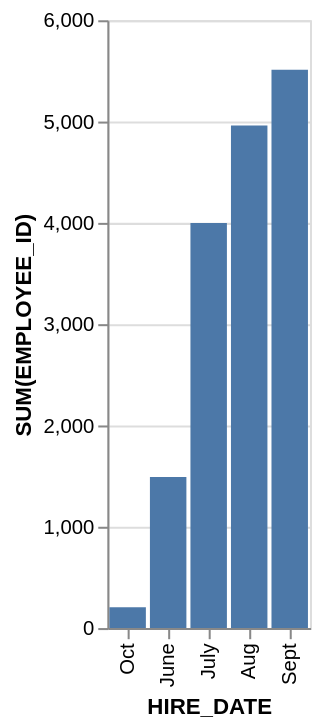

This figure's Vega-Lite source:
### Vega-Lite specification from a JSON file in a GitHub repository (floating-point values rounded to 4 significant figures)
{"data": {"values": [{"x_data": "Oct", "y_data": 206}, {"x_data": "June", "y_data": 1491}, {"x_data": "July", "y_data": 3999}, {"x_data": "Aug", "y_data": 4960}, {"x_data": "Sept", "y_data": 5512}]}, "mark": "bar", "encoding": {"x": {"field": "x_data", "type": "nominal", "title": "HIRE_DATE", "sort": {"op": "sum", "field": "y_data", "order": "ascending"}}, "y": {"field": "y_data", "type": "quantitative", "title": "SUM(EMPLOYEE_ID)"}}}
